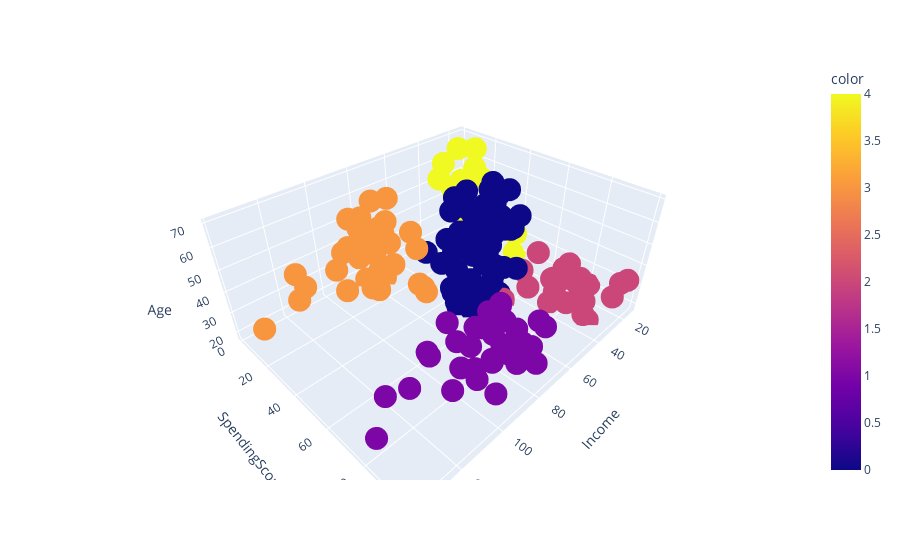
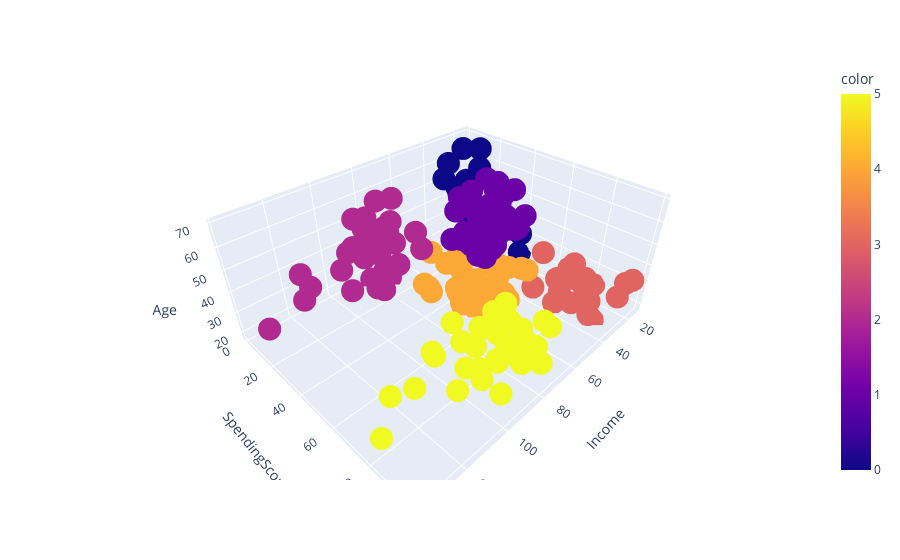

Notebook source saved alongside these figures, in order:
### Markdown cell above
**Завдання 11** 

Зробити візуалізацію кластеризації методу К-середніх на вибраних Вами двох різних кількостях кластерів використовуючи [scatter_3d](https://plotly.com/python/3d-scatter-plots/).

### Code cell
fig = px.scatter_3d(data_frame=X, x='Income', y='SpendingScore', z='Age', color=K_means_5.labels_)
fig.show()

fig2 = px.scatter_3d(data_frame=X, x='Income', y='SpendingScore', z='Age', color=K_means_6.labels_)
fig2.show()

### Figure 1 — Plotly figure (JSON) as saved in the notebook; plotly's stock layout.template omitted (floating-point values rounded to 4 significant figures; data arrays with more than 128 entries replaced by an {"elided": "..."} marker saying what was removed)
{"data": [{"hovertemplate": "Income=%{x}<br>SpendingScore=%{y}<br>Age=%{z}<br>color=%{marker.color}<extra></extra>", "legendgroup": "", "marker": {"color": {"elided": "200 int values"}, "coloraxis": "coloraxis", "symbol": "circle"}, "mode": "markers", "name": "", "scene": "scene", "showlegend": false, "type": "scatter3d", "x": {"elided": "200 int values"}, "y": {"elided": "200 int values"}, "z": {"elided": "200 int values"}}], "layout": {"coloraxis": {"colorbar": {"title": {"text": "color"}}, "colorscale": [[0, "#0d0887"], [0.1111, "#46039f"], [0.2222, "#7201a8"], [0.3333, "#9c179e"], [0.4444, "#bd3786"], [0.5556, "#d8576b"], [0.6667, "#ed7953"], [0.7778, "#fb9f3a"], [0.8889, "#fdca26"], [1, "#f0f921"]]}, "legend": {"tracegroupgap": 0}, "margin": {"t": 60}, "scene": {"domain": {"x": [0, 1], "y": [0, 1]}, "xaxis": {"title": {"text": "Income"}}, "yaxis": {"title": {"text": "SpendingScore"}}, "zaxis": {"title": {"text": "Age"}}}}}

### Figure 2 — Plotly figure (JSON) as saved in the notebook; plotly's stock layout.template omitted (floating-point values rounded to 4 significant figures; data arrays with more than 128 entries replaced by an {"elided": "..."} marker saying what was removed)
{"data": [{"hovertemplate": "Income=%{x}<br>SpendingScore=%{y}<br>Age=%{z}<br>color=%{marker.color}<extra></extra>", "legendgroup": "", "marker": {"color": {"elided": "200 int values"}, "coloraxis": "coloraxis", "symbol": "circle"}, "mode": "markers", "name": "", "scene": "scene", "showlegend": false, "type": "scatter3d", "x": {"elided": "200 int values"}, "y": {"elided": "200 int values"}, "z": {"elided": "200 int values"}}], "layout": {"coloraxis": {"colorbar": {"title": {"text": "color"}}, "colorscale": [[0, "#0d0887"], [0.1111, "#46039f"], [0.2222, "#7201a8"], [0.3333, "#9c179e"], [0.4444, "#bd3786"], [0.5556, "#d8576b"], [0.6667, "#ed7953"], [0.7778, "#fb9f3a"], [0.8889, "#fdca26"], [1, "#f0f921"]]}, "legend": {"tracegroupgap": 0}, "margin": {"t": 60}, "scene": {"domain": {"x": [0, 1], "y": [0, 1]}, "xaxis": {"title": {"text": "Income"}}, "yaxis": {"title": {"text": "SpendingScore"}}, "zaxis": {"title": {"text": "Age"}}}}}
